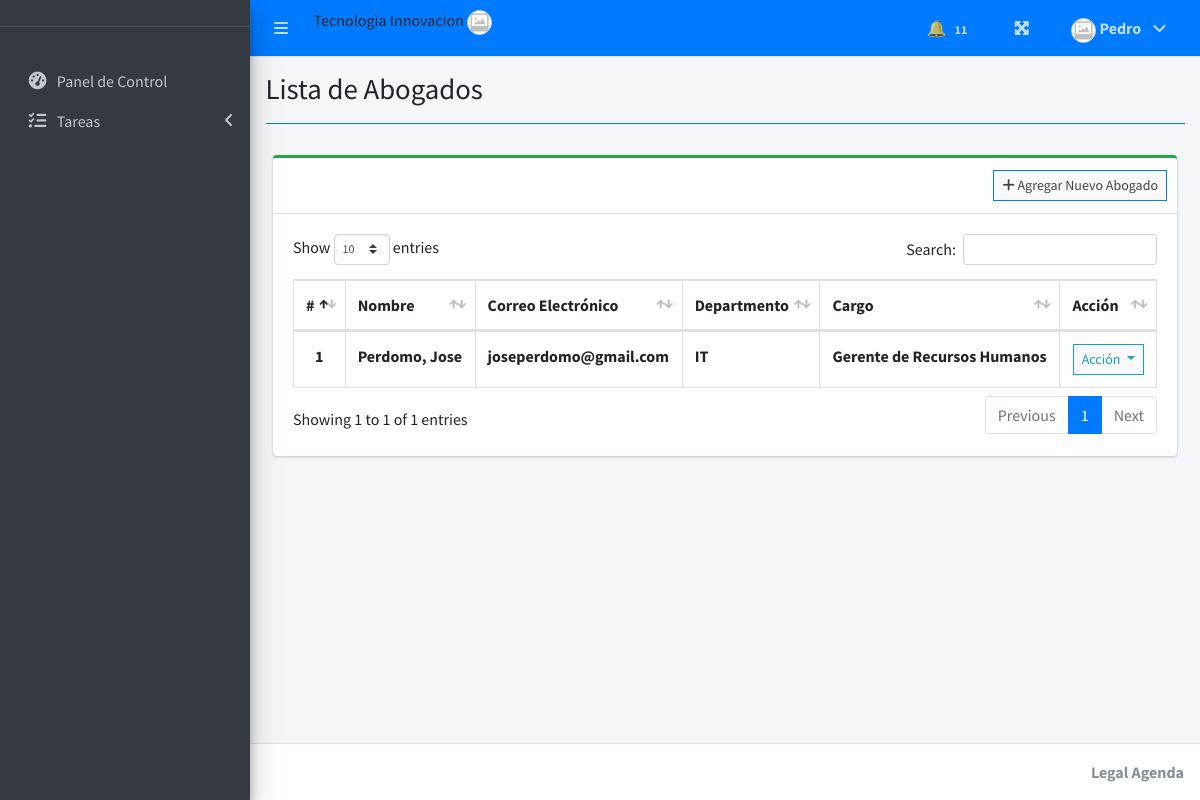
/index.php?page=employee_list (signed in), run on the app's committed database.
### tables this page shows
CREATE TABLE `employee_list` (
  `id` int(30) NOT NULL,
  `employee_id` varchar(50) NOT NULL,
  `firstname` varchar(200) NOT NULL,
  `middlename` varchar(200) NOT NULL,
  `lastname` varchar(200) NOT NULL,
  `email` varchar(200) NOT NULL,
  `password` text NOT NULL,
  `department_id` int(30) NOT NULL,
  `designation_id` int(30) NOT NULL,
  `evaluator_id` int(30) NOT NULL,
  `avatar` text DEFAULT NULL,
  `date_created` datetime NOT NULL DEFAULT current_timestamp(),
  `empresa` varchar(100) DEFAULT NULL
);

### employee_list.php (the view, shortened to what this page needs)
<?php include'db_connect.php' ?>
<div class="col-lg-12">
	<div class="card card-outline card-success">
		<div class="card-header">
			<div class="card-tools">
				<a class="btn btn-block btn-sm btn-default btn-flat border-primary" href="./index.php?page=new_employee"><i class="fa fa-plus"></i> Agregar Nuevo Abogado</a>
			</div>
		</div>
		<div class="card-body">
			<table class="table tabe-hover table-bordered" id="list">
				<thead>
					<tr>
						<th class="text-center">#</th>
						<th>Nombre</th>
						<th>Correo Electrónico</th>
						<th>Departmento</th>
						<th>Cargo</th>
						<th>Acción</th>
					</tr>
				</thead>
				<tbody>
					<?php
					$i = 1;
					$empresa=$_SESSION['login_empresa'];
					$designations = $conn->query("SELECT * FROM designation_list WHERE empresa='$empresa'");
					$design_arr[0]= "Unset";
					while($row=$designations->fetch_assoc()){
						$design_arr[$row['id']] =$row['designation'];
					}
					$departments = $conn->query("SELECT * FROM department_list where empresa='$empresa'");
					$dept_arr[0]= "Unset";
					while($row=$departments->fetch_assoc()){
						$dept_arr[$row['id']] =$row['department'];
					}
					$qry = $conn->query("SELECT *,concat(lastname,', ',firstname,' ',middlename) as name FROM employee_list WHERE empresa='$empresa' order by concat(lastname,', ',firstname,' ',middlename) asc");
					while($row= $qry->fetch_assoc()):
					?>
					<tr>
						<th class="text-center"><?php echo $i++ ?></th>
						<td><b><?php echo ucwords($row['name']) ?></b></td>
						<td><b><?php echo $row['email'] ?></b></td>
						<td><b><?php echo isset($dept_arr[$row['department_id']]) ? $dept_arr[$row['department_id']] : 'Departamento Desconocido' ?></b></td>
						<td><b><?php echo isset($design_arr[$row['designation_id']]) ? $design_arr[$row['designation_id']] : 'Cargo Desconocido' ?></b></td>
						<td class="text-center">
							<button type="button" class="btn btn-default btn-sm btn-flat border-info wave-effect text-info dropdown-toggle" data-toggle="dropdown" aria-expanded="true">
		                      Acción
		                    </button>
						</td>
					</tr>
				<?php endwhile; ?>
				</tbody>
			</table>
		</div>
	</div>
</div>

### data on the page
employee_list: name "Perdomo, Jose", email "joseperdomo@gmail.com", department "IT", designation "Gerente de Recursos Humanos"

### other printed values
$_SESSION['login_empresa'] "Tecnologia Innovacion"
$_SESSION['login_firstname'] "Pedro"
$title "Lista de Abogados"
$_SESSION['system']['name'] "Legal Agenda"
